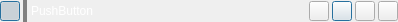
<?xml version="1.0" encoding="UTF-8"?>
<ui version="4.0">
 <class>MainWindow</class>
 <widget class="QMainWindow" name="MainWindow">
  <property name="enabled">
   <bool>true</bool>
  </property>
  <property name="geometry">
   <rect>
    <x>0</x>
    <y>0</y>
    <width>398</width>
    <height>22</height>
   </rect>
  </property>
  <property name="palette">
   <palette>
    <active>
     <colorrole role="ToolTipBase">
      <brush brushstyle="SolidPattern">
       <color alpha="255">
        <red>255</red>
        <green>6</green>
        <blue>10</blue>
       </color>
      </brush>
     </colorrole>
    </active>
    <inactive>
     <colorrole role="ToolTipBase">
      <brush brushstyle="SolidPattern">
       <color alpha="255">
        <red>255</red>
        <green>6</green>
        <blue>10</blue>
       </color>
      </brush>
     </colorrole>
    </inactive>
    <disabled>
     <colorrole role="ToolTipBase">
      <brush brushstyle="SolidPattern">
       <color alpha="255">
        <red>255</red>
        <green>6</green>
        <blue>10</blue>
       </color>
      </brush>
     </colorrole>
    </disabled>
   </palette>
  </property>
  <property name="windowTitle">
   <string>MainWindow</string>
  </property>
  <widget class="QWidget" name="centralwidget">
   <layout class="QVBoxLayout" name="verticalLayout">
    <property name="spacing">
     <number>0</number>
    </property>
    <property name="leftMargin">
     <number>0</number>
    </property>
    <property name="topMargin">
     <number>0</number>
    </property>
    <property name="rightMargin">
     <number>0</number>
    </property>
    <property name="bottomMargin">
     <number>0</number>
    </property>
    <item>
     <widget class="QFrame" name="frame">
      <property name="frameShape">
       <enum>QFrame::NoFrame</enum>
      </property>
      <property name="frameShadow">
       <enum>QFrame::Plain</enum>
      </property>
      <property name="lineWidth">
       <number>0</number>
      </property>
      <layout class="QHBoxLayout" name="horizontalLayout">
       <property name="spacing">
        <number>3</number>
       </property>
       <property name="leftMargin">
        <number>0</number>
       </property>
       <property name="topMargin">
        <number>0</number>
       </property>
       <property name="rightMargin">
        <number>0</number>
       </property>
       <property name="bottomMargin">
        <number>0</number>
       </property>
       <item>
        <widget class="QPushButton" name="btnStatus">
         <property name="maximumSize">
          <size>
           <width>20</width>
           <height>20</height>
          </size>
         </property>
         <property name="styleSheet">
          <string notr="true"/>
         </property>
         <property name="locale">
          <locale language="English" country="Zimbabwe"/>
         </property>
         <property name="text">
          <string/>
         </property>
         <property name="iconSize">
          <size>
           <width>20</width>
           <height>20</height>
          </size>
         </property>
         <property name="checkable">
          <bool>true</bool>
         </property>
         <property name="checked">
          <bool>true</bool>
         </property>
         <property name="default">
          <bool>true</bool>
         </property>
         <property name="flat">
          <bool>true</bool>
         </property>
        </widget>
       </item>
       <item>
        <widget class="QPushButton" name="btnResult">
         <property name="enabled">
          <bool>false</bool>
         </property>
         <property name="sizePolicy">
          <sizepolicy hsizetype="Fixed" vsizetype="Fixed">
           <horstretch>0</horstretch>
           <verstretch>0</verstretch>
          </sizepolicy>
         </property>
         <property name="minimumSize">
          <size>
           <width>4</width>
           <height>22</height>
          </size>
         </property>
         <property name="maximumSize">
          <size>
           <width>4</width>
           <height>16777215</height>
          </size>
         </property>
         <property name="styleSheet">
          <string notr="true">QPushButton { 
	background-color: grey;
	border: 0px;
}

QPushButton:checked { 
    background-color: rgb(255, 0, 0); 
 }

QPushButton:unchecked { 
	background-color: rgb(0, 255, 0);
 }</string>
         </property>
         <property name="text">
          <string/>
         </property>
         <property name="checkable">
          <bool>true</bool>
         </property>
        </widget>
       </item>
       <item>
        <widget class="QPushButton" name="label">
         <property name="minimumSize">
          <size>
           <width>0</width>
           <height>20</height>
          </size>
         </property>
         <property name="maximumSize">
          <size>
           <width>16777215</width>
           <height>20</height>
          </size>
         </property>
         <property name="styleSheet">
          <string notr="true">background-color: rgb(68, 68, 68);
color: rgb(255, 255, 255);
Text-align:left;
</string>
         </property>
         <property name="text">
          <string>PushButton</string>
         </property>
         <property name="default">
          <bool>false</bool>
         </property>
         <property name="flat">
          <bool>true</bool>
         </property>
        </widget>
       </item>
       <item>
        <widget class="QPushButton" name="btnMaximize">
         <property name="maximumSize">
          <size>
           <width>20</width>
           <height>20</height>
          </size>
         </property>
         <property name="text">
          <string/>
         </property>
         <property name="checkable">
          <bool>true</bool>
         </property>
        </widget>
       </item>
       <item>
        <widget class="QPushButton" name="btnCollapse">
         <property name="maximumSize">
          <size>
           <width>20</width>
           <height>20</height>
          </size>
         </property>
         <property name="toolTip">
          <string>&lt;html&gt;&lt;head/&gt;&lt;body&gt;&lt;p&gt;&lt;span style=&quot; font-size:10pt;&quot;&gt;Collapse và uncollapse kết quả check&lt;/span&gt;&lt;/p&gt;&lt;/body&gt;&lt;/html&gt;</string>
         </property>
         <property name="styleSheet">
          <string notr="true">QPushButton:checked{background-color: rgb(85, 170, 255);}</string>
         </property>
         <property name="text">
          <string/>
         </property>
         <property name="iconSize">
          <size>
           <width>20</width>
           <height>20</height>
          </size>
         </property>
         <property name="checkable">
          <bool>true</bool>
         </property>
         <property name="default">
          <bool>true</bool>
         </property>
         <property name="flat">
          <bool>false</bool>
         </property>
        </widget>
       </item>
       <item>
        <widget class="QPushButton" name="btnFix">
         <property name="maximumSize">
          <size>
           <width>20</width>
           <height>20</height>
          </size>
         </property>
         <property name="toolTip">
          <string>&lt;html&gt;&lt;head/&gt;&lt;body&gt;&lt;p&gt;&lt;span style=&quot; font-size:10pt;&quot;&gt;Tự động fix lỗi:&lt;br/&gt;.Nếu không chọn thì sẽ fixes tất cả phần tử trong danh sách lỗi&lt;br/&gt;.Nếu chọn thì chỉ fixes những phần tử được chọn trong danh sách lỗi&lt;/span&gt;&lt;/p&gt;&lt;/body&gt;&lt;/html&gt;</string>
         </property>
         <property name="text">
          <string/>
         </property>
         <property name="iconSize">
          <size>
           <width>20</width>
           <height>20</height>
          </size>
         </property>
        </widget>
       </item>
       <item>
        <widget class="QPushButton" name="btnDoc">
         <property name="maximumSize">
          <size>
           <width>20</width>
           <height>20</height>
          </size>
         </property>
         <property name="toolTip">
          <string>&lt;html&gt;&lt;head/&gt;&lt;body&gt;&lt;p&gt;&lt;span style=&quot; font-size:10pt;&quot;&gt;Mở document hướng dẫn&lt;/span&gt;&lt;/p&gt;&lt;/body&gt;&lt;/html&gt;</string>
         </property>
         <property name="text">
          <string/>
         </property>
         <property name="iconSize">
          <size>
           <width>18</width>
           <height>18</height>
          </size>
         </property>
        </widget>
       </item>
      </layout>
     </widget>
    </item>
   </layout>
  </widget>
 </widget>
 <resources/>
 <connections/>
</ui>
